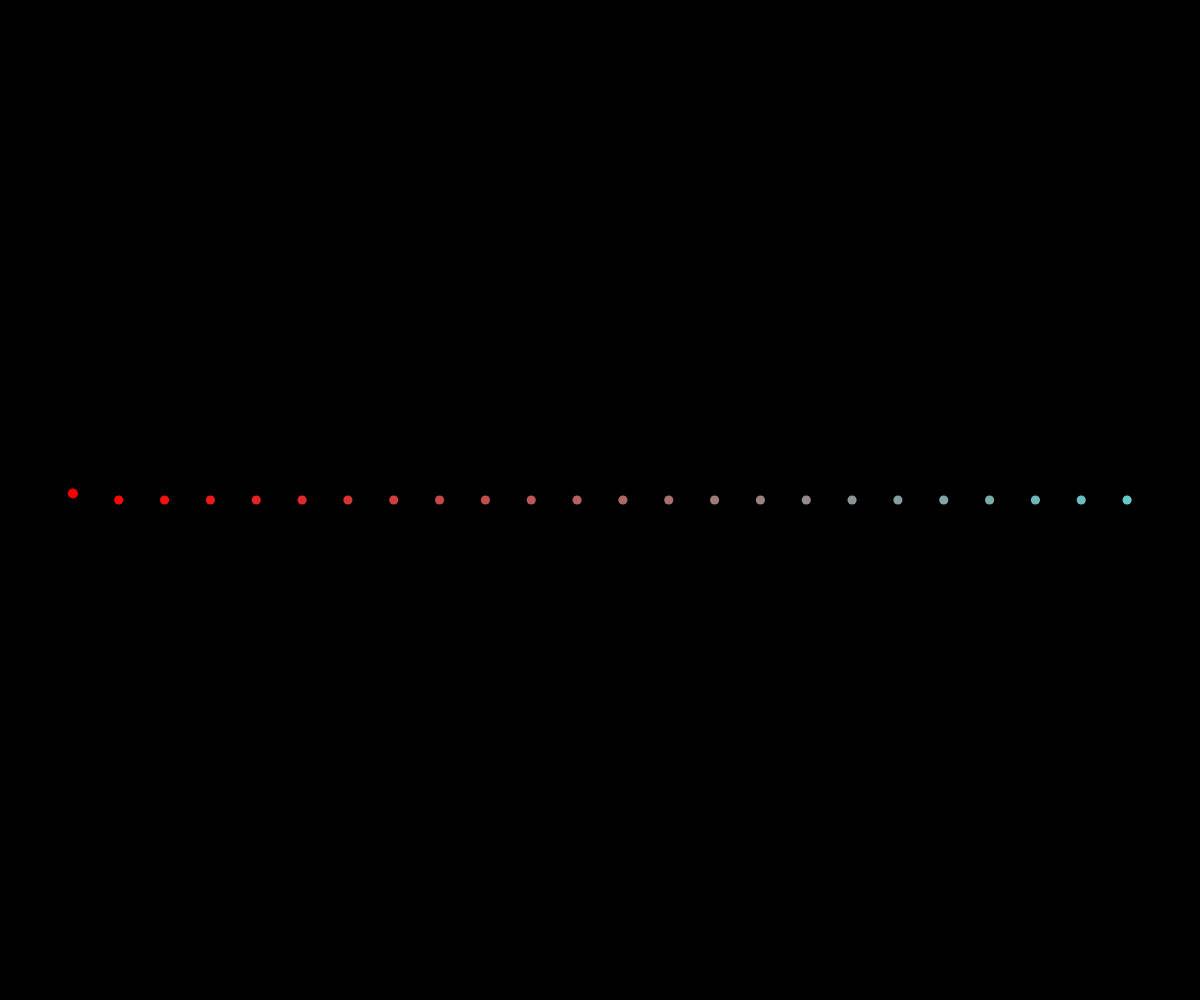
Frame 1 (no input)
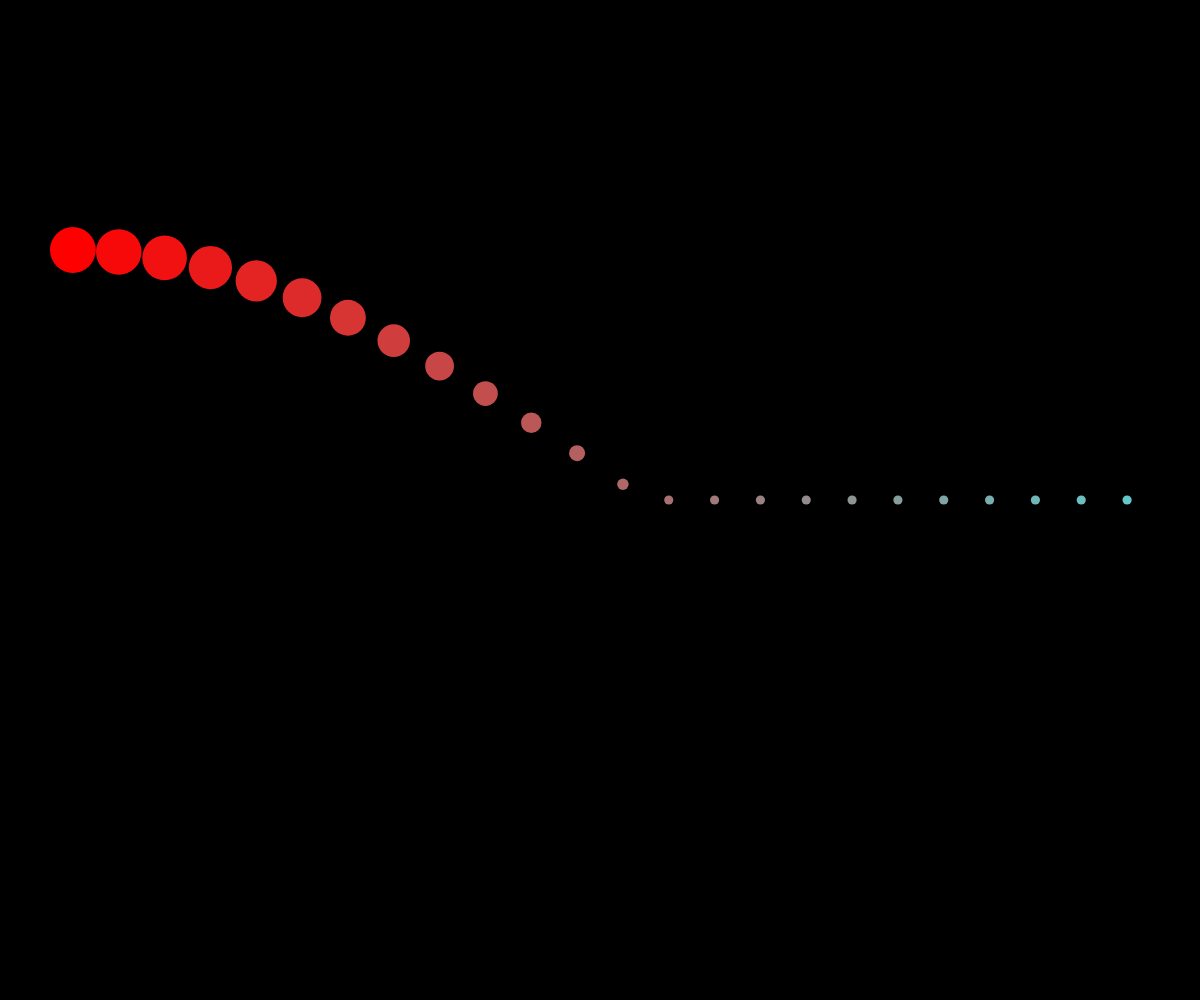
Frame 60 (no input)
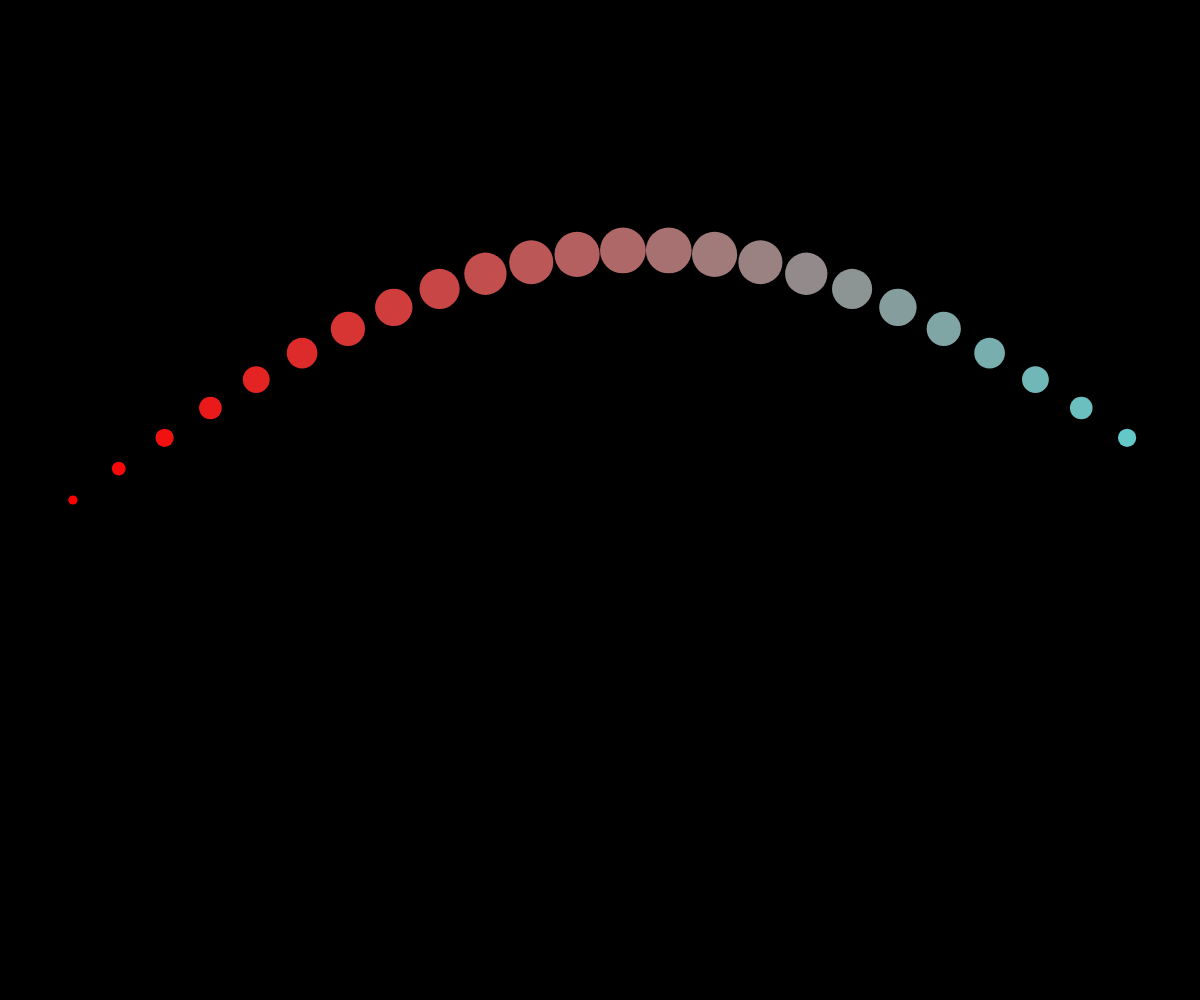
Frame 120 (the mouse pressed at the canvas centre since frame 60)

The p5.js sketch that drew these frames (run headless with seeded random() and noise() and a simulated clock; from frame 60 on, the mouse is pressed at the canvas centre):

// p5.js sketch
// ── sketch.js
// State variables
let duration = 2000;
let delay = 80; // offset between two neighbours
let startTimes = [];

let count = 24;
let margin = 50;

function setup() {
  createCanvas(windowWidth, windowHeight);

  // every circle gets its own timer, shifted by i * delay
  for (let i = 0; i < count; i++) {
    startTimes.push(millis() + i * delay);
  }
}

function draw() {
  background(0);
  noStroke();

  let cellW = (width - margin * 2) / count;

  for (let i = 0; i < count; i++) {
    let remaining = startTimes[i] + duration - millis();

    // not started yet -> progress stays 0
    let progress = constrain(map(remaining, duration, 0, 0, 1), 0, 1);

    // 0 -> 1 -> 0 over the duration
    let wave = sin(progress * PI);

    let x = margin + cellW * i + cellW / 2;
    let y = height / 2 - wave * height / 4;
    let size = map(wave, 0, 1, cellW * 0.2, cellW);

    fill(lerpColor(color(255, 0, 0), color(100, 200, 200), i / (count - 1)));
    ellipse(x, y, size);

    // Restart this circle, add duration to avoid drifting
    if (remaining <= 0) {
      startTimes[i] += duration;
    }
  }
}
